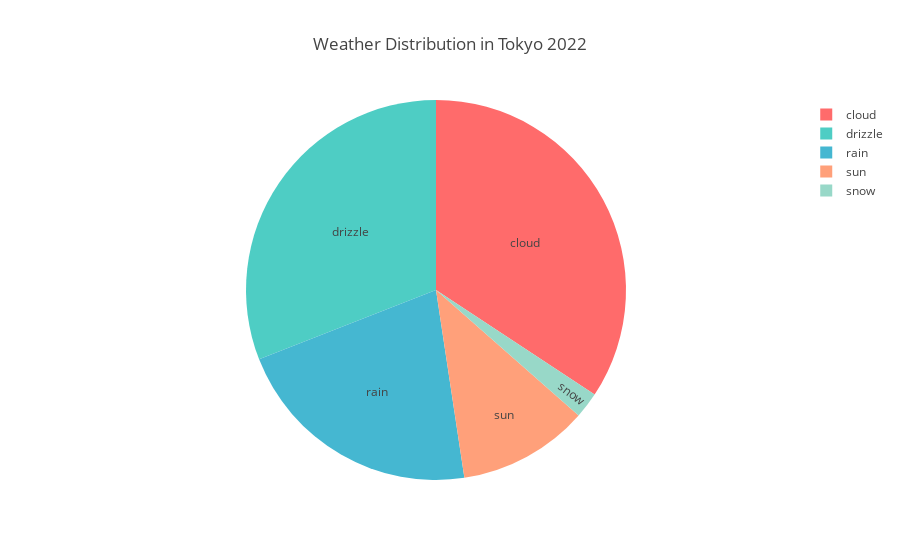

Write notebook code for a chart like this one.
### Code cell
fig = px.pie(
    weather_count,
    names='weather',
    values='count',
    title='Weather Distribution in Tokyo 2022',
    color_discrete_sequence=['#FF6B6B', '#4ECDC4', '#45B7D1', '#FFA07A', '#98D8C8']
)
fig.update_traces(textinfo='label', textposition='auto')
fig

### Figure 1 — Plotly figure (JSON) as saved in the notebook; plotly's stock layout.template omitted (floating-point values rounded to 4 significant figures)
{"data": [{"domain": {"x": [0, 1], "y": [0, 1]}, "hovertemplate": "weather=%{label}<br>count=%{value}<extra></extra>", "labels": ["cloud", "drizzle", "rain", "sun", "snow"], "legendgroup": "", "name": "", "showlegend": true, "textinfo": "label", "textposition": "auto", "type": "pie", "values": [761, 687, 476, 247, 49]}], "layout": {"legend": {"tracegroupgap": 0}, "piecolorway": ["#FF6B6B", "#4ECDC4", "#45B7D1", "#FFA07A", "#98D8C8"], "title": {"text": "Weather Distribution in Tokyo 2022"}}}
